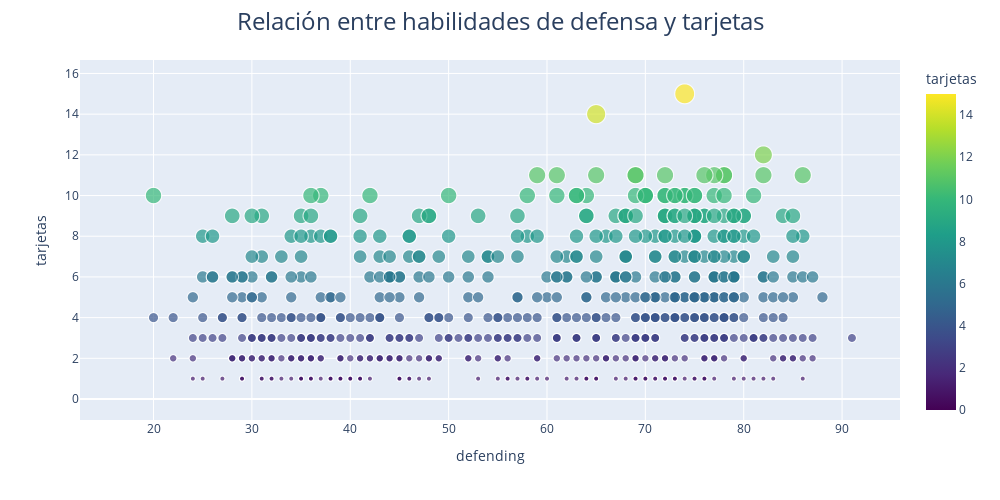

The notebook cell this image was saved under:
### Code cell
fig = px.scatter(h5, x="defending",y="tarjetas", size="tarjetas", color_continuous_scale=px.colors.sequential.Viridis, color="tarjetas",hover_data=["short_name","defending","tarjetas"])
fig.update_layout(
    title={
        'text': "Relación entre habilidades de defensa y tarjetas",
        'font': {'size': 24},  # Tamaño de la fuente
        'x': 0.5,  # Centrar el título
        'xanchor': 'center'  # Anclar el título al centro
    },width=1000, height=500
)
fig.show()

### Figure 1 — Plotly figure (JSON) as saved in the notebook; plotly's stock layout.template omitted (floating-point values rounded to 4 significant figures; data arrays with more than 128 entries replaced by an {"elided": "..."} marker saying what was removed)
{"data": [{"customdata": {"elided": "3018x1 str values"}, "hovertemplate": "defending=%{x}<br>tarjetas=%{marker.color}<br>short_name=%{customdata[0]}<extra></extra>", "legendgroup": "", "marker": {"color": {"elided": "3018 int values"}, "coloraxis": "coloraxis", "size": {"elided": "3018 int values"}, "sizemode": "area", "sizeref": 0.0375, "symbol": "circle"}, "mode": "markers", "name": "", "showlegend": false, "type": "scattergl", "x": {"elided": "3018 int values"}, "xaxis": "x", "y": {"elided": "3018 int values"}, "yaxis": "y"}], "layout": {"coloraxis": {"colorbar": {"title": {"text": "tarjetas"}}, "colorscale": [[0, "#440154"], [0.1111, "#482878"], [0.2222, "#3e4989"], [0.3333, "#31688e"], [0.4444, "#26828e"], [0.5556, "#1f9e89"], [0.6667, "#35b779"], [0.7778, "#6ece58"], [0.8889, "#b5de2b"], [1, "#fde725"]]}, "height": 500, "legend": {"itemsizing": "constant", "tracegroupgap": 0}, "margin": {"t": 60}, "title": {"font": {"size": 24}, "text": "Relación entre habilidades de defensa y tarjetas", "x": 0.5, "xanchor": "center"}, "width": 1000, "xaxis": {"anchor": "y", "domain": [0, 1], "title": {"text": "defending"}}, "yaxis": {"anchor": "x", "domain": [0, 1], "title": {"text": "tarjetas"}}}}
